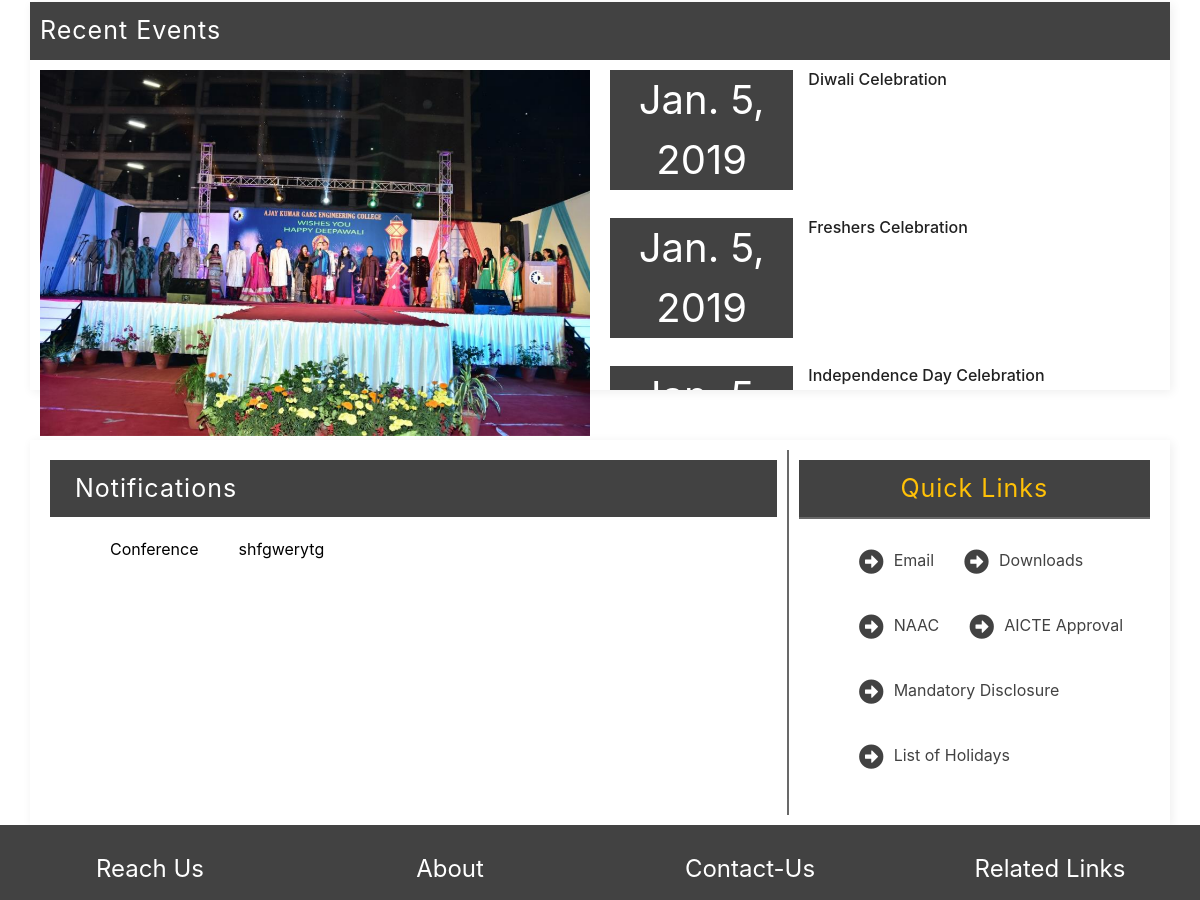
The app's page / (middle part), older data.
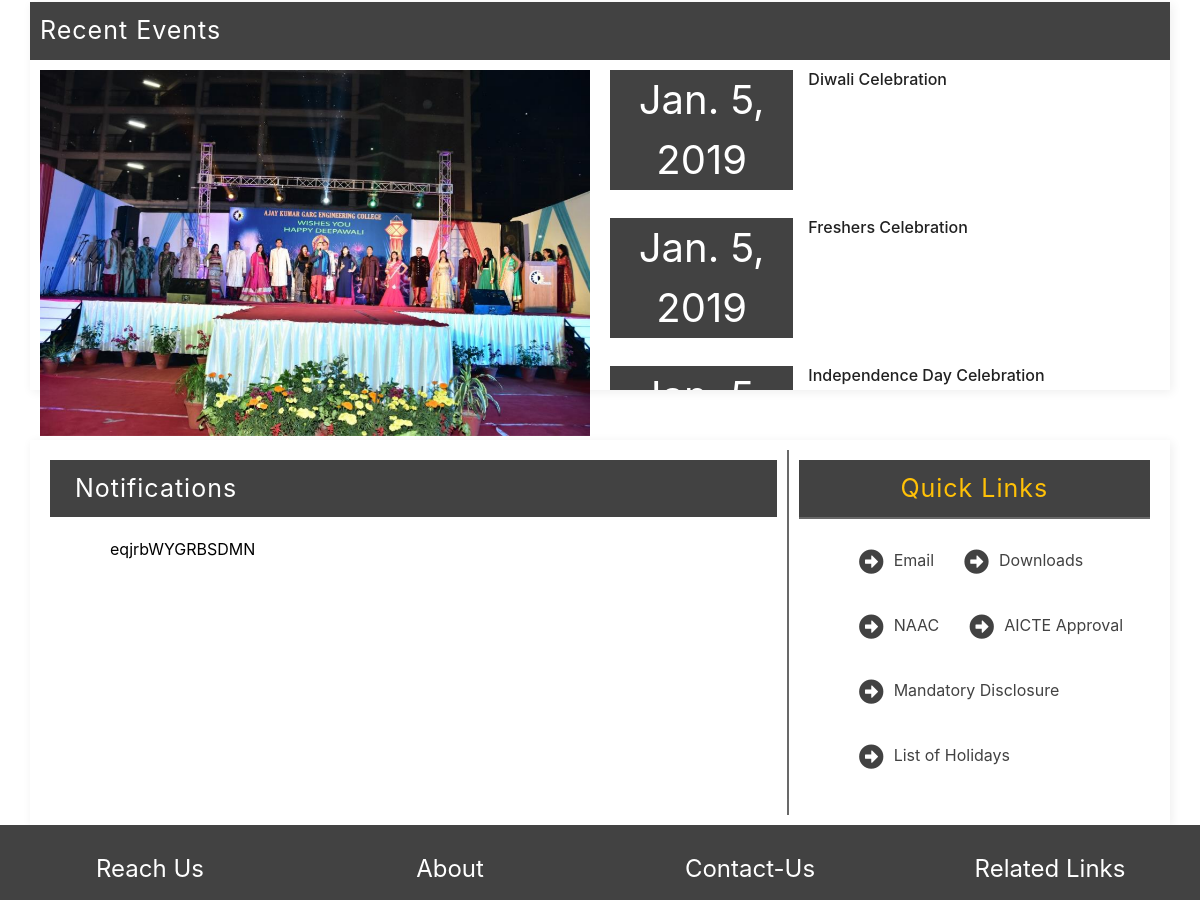
The same page, newer data.
### core/models.py (models this page shows, shortened)
class RecentEvent(models.Model):
    description = models.TextField(blank=False)
    date_of_event = models.DateField(default=dt.date.today)
    recent_event_slider = models.ImageField(upload_to='images/recent_event_slider/%Y-%m-%d', unique=True)
    active = models.BooleanField(default=True)
    caption = models.CharField(max_length=200, blank=True)
    class Meta:
        verbose_name = "Recent Event"
        verbose_name_plural = "Recent Events"

class Notification(models.Model):
    message = models.TextField()
    link = models.URLField(max_length=250)
    active = models.BooleanField(default=False)

### core/views.py (the view)
# urls.py: 2. Add a URL to urlpatterns:  path('', Home.as_view(), name='home')
class Home(generic.DetailView):
    template_name = 'core/home/home.html'
    context = {}
    context.update(get_footer())
    def get_recent_event(self):
        self.context["event_info"] = RecentEvent.objects.filter(active=True)
    def get_landing_porting(self):
        self.context["landing_portion"] = LandingPortion.objects.filter(active=True)
    def get_notification(self):
        self.context["notify_active"] = models.Notification.objects.filter(active=True)
        self.context["notify_not_active"] = models.Notification.objects.filter(active=False)
    def get(self, *args, **kwargs):
        self.get_recent_event()
        self.get_landing_porting()
        self.get_notification()
        return render(self.request, self.template_name, self.context)

### core/templates/core/home/home.html
{% extends 'core/base/base.html' %}
{% load static %}
    {% block stylesheets %}
    {{ block.super }}
        <link rel = "stylesheet" type="text/css" href="{% static 'core/css/landing_page.css' %}">
        <link rel="stylesheet" type="text/css" href="{% static 'core/css/recent_events.css' %}">
        <link rel="stylesheet" type="text/css" href="{% static 'core/css/notifications.css' %}">
    {% endblock stylesheets %}
    {% block content %}
        {% include 'core/home/landing_page.html' %}
        {% include 'core/home/recent_events.html' %}
        {% include 'core/home/notifications.html' %}
    {% endblock content %}git

### core/templates/core/home/recent_events.html
{% load static %}
<link rel="stylesheet" type="text/css" href="{% static 'core/css/recent_events.css' %}">
<div class="container shdw">
      <div class="row">
        <div class="col-12 grey">
          <div class="row  title">Recent Events</div>
        </div>
          <div class="col-12 ">
            <div class="row">
              <div class="col-sm-12 col-lg-6 pd-1 white-bg RecentSlider">
                  <div id="carouselExampleIndicators" class="carousel slide" data-ride="carousel">
                      <div class="carousel-inner">
                          {% for event in event_info %}
                          {% if forloop.counter0 == 0%}
                          <div class="carousel-item active">
                          <img class="d-block w-100" src="{{ event.recent_event_slider.url }}">
                        </div>
                          {% else %}
                        <div class="carousel-item">
                          <img class="d-block w-100" src="{{ event.recent_event_slider.url }}">
                        </div>
                          {% endif %}
                          {% endfor %}
                      </div>
                  </div>
              </div>
              <div class="col-sm-12 col-lg-6 white-bg RecentDetails">
                  {% for event in event_info %}
                  {% if forloop.counter0 == 0 %}
                    <div class="row pd-1 ">
                    <div class="col-4 grey text-center align-middle fs">
                      {{event.date_of_event}}
                    </div>
                    <div class="col-8">
                    <h6>{{event.description}} </h6>
                    </div>
                    </div>
                  {% else %}
                <div class="row pd-1 mt-2">
                  <div class="col-4 grey text-center align-middle fs">
                    {{event.date_of_event}}
                  </div>
                  <div class="col-8">
                    <h6>{{event.description}} </h6>
                  </div>
                </div>
                  {% endif %}
                  {% endfor %}
                </div>
              </div>
            </div>
          </div>
      </div>
    </div>

### core/templates/core/home/notifications.html
<div class="container shdw">
    <div class="row">
      <div class="col-12">
        <div class="row white-bg pd-1">
          <div class="col-lg-8 col-sm-6 pd-1 NotificationsList">
              <div class="col-12 grey">
                  <div class="title">Notifications</div>
                </div>
            <ul>
                {% for notify in notify_active %}
                <li>
                    <a href="{{notify.link}}">{{ notify.message}}</a>
                </li>
                {% endfor %}
                {% for notify in notify_not_active %}
                <li>
                    <a href="{{notify.link}}">{{ notify.message}}</a>
                </li>
                {% endfor %}
            </ul>
          </div>
          <div class="col-lg-4 col-sm-6  left-border pd-1 QuickLinks ">
            <div class="title text-center Orange grey">
              Quick Links
            </div>
            <div class="divider"></div>
            <ul>
              <li>
                <a href="https://mail.google.com/mail/u/0/?pli=1#inbox" target="_blank"><i class="fas fa-arrow-alt-circle-right align-middle "></i>Email</a>
              </li>
              <li>
                <a href="{% url 'download' %}"><i class="fas fa-arrow-alt-circle-right align-middle"></i>Downloads</a>
              </li>
              <li>
                <a href="{% url 'naac' %}"><i class="fas fa-arrow-alt-circle-right align-middle"></i>NAAC</a>
              </li>
              <li>
                <a href="{% url 'aicte_approval_letter' %}"><i class="fas fa-arrow-alt-circle-right align-middle"></i>AICTE Approval</a>
              </li>
              <li>
                <a href="{% url 'mandatory_disclosure' %}"><i class="fas fa-arrow-alt-circle-right align-middle"></i>Mandatory Disclosure</a>
             </li>
             <li>
                <a href="{% url 'list_of_holiday' %}"><i class="fas fa-arrow-alt-circle-right align-middle"></i>List of Holidays</a>
            </li>
            </ul>
          </div>
        </div>
      </div>
    </div>
</div>

Row changes from the older to the newer data that the page shows:
removed Notification: message "Conference"
removed Notification: message "shfgwerytg"
added Notification: message "eqjrbWYGRBSDMN"
